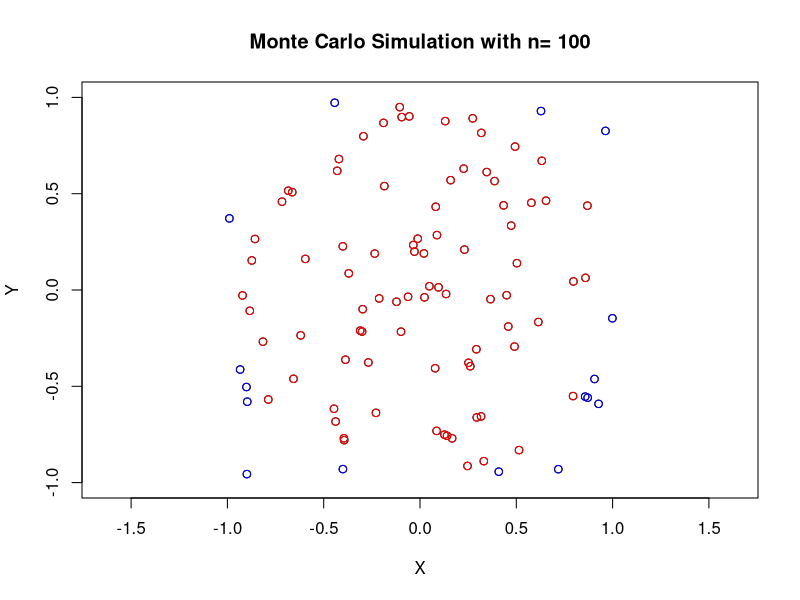
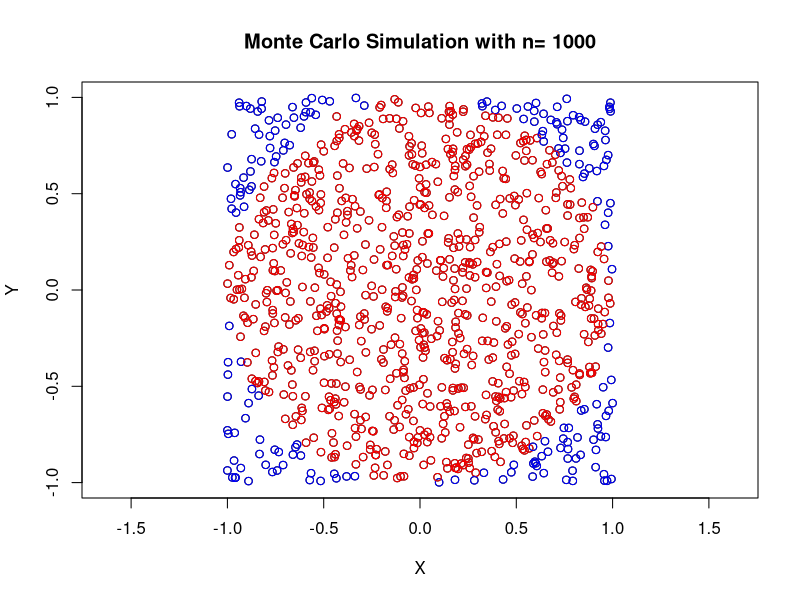
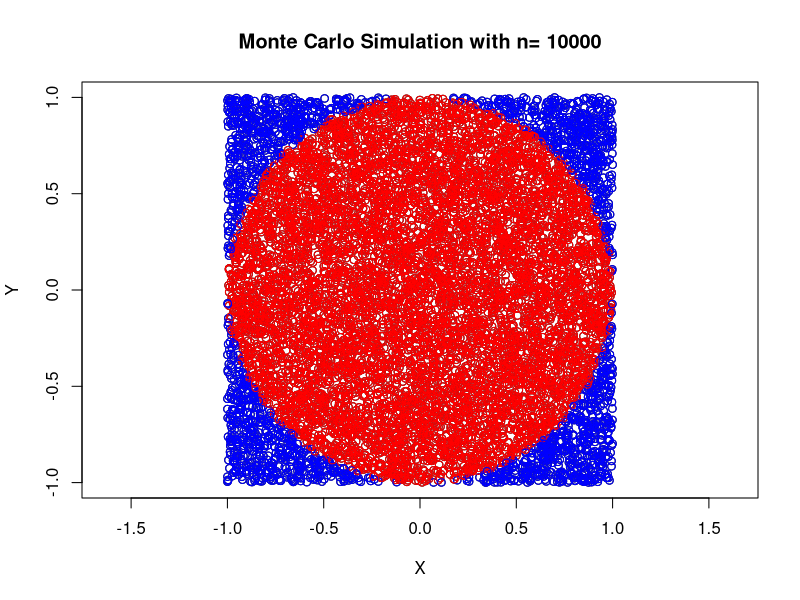
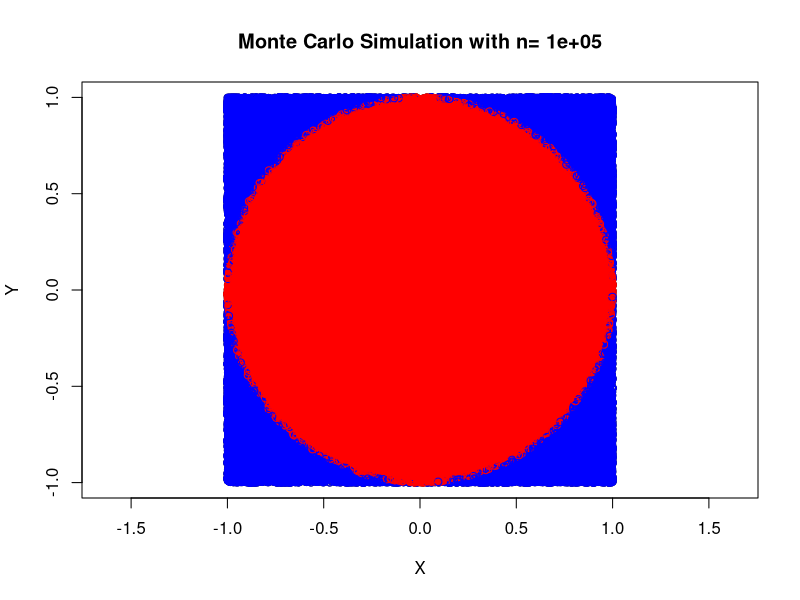
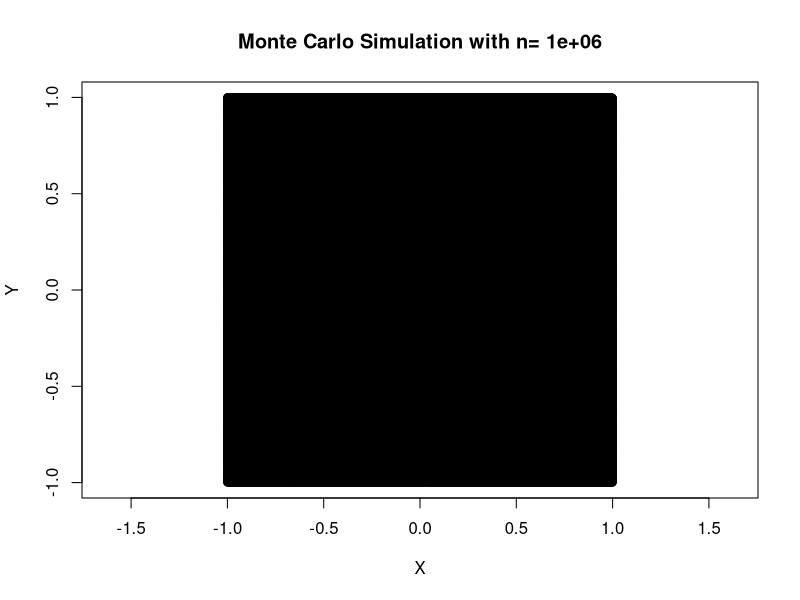

R code for these plots, in order: (Note: a time limit stopped this script after it produced the figures.)
# Paul Proft, Lionel Assick


Monte_Carlo<-function(n){
  #check if n numerical
  if(!is.numeric(n)|n<1)print("n must be a positive integer of ideally large size")
  
  #declare Q and adjacent values(Area)
  #Q<-[-1,1]x[-1,1] -> Area=4
  Q_area<-4
  
  #generate n random coords in vector
  #list of length n of vectors of length 2 or 2 vectors of length n in list of len 2
  x<-runif(n, min=-1, max=1)
  y<-runif(n, min=-1, max=1)
  v<-list(x,y) #access by v[[1]][i], v[[2]][i] for ith coord pair
  
  #plot here
  plot(v[[1]], v[[2]], xlim=c(-1,1), ylim=c(-1,1), xlab="X", ylab="Y", asp=1, main=paste("Monte Carlo Simulation with n=", n))
  
  #check if coords in pi somehow -> delete if not (aka use filter of vector)
  #length of mathematical vector < radius(1)
  l<-numeric()
  for(i in 1:n){
    if(sqrt(v[[1]][i]^2+v[[2]][i]^2)<=1){l<-c(l, i)}
  }
  
  
  #set colours
  color<-ifelse((v[[1]][]^2+v[[2]][]^2)<=1, "red", "blue")
  points(v[[1]], v[[2]], col=color)
  
  #count new n
  k<-length(l)
  
  #apply MC-formula and return area guess of pi
  pi_est<-(k/n)*Q_area
  
  #print difference to pi 
  cat("Monte Carlo estimate: ", pi_est, "\n")
  cat("Difference to actual pi: ", abs(pi-pi_est), "\n")
}
#tests
Monte_Carlo(100)
Monte_Carlo(1000)
Monte_Carlo(10000)
Monte_Carlo(100000)
Monte_Carlo(1000000)
